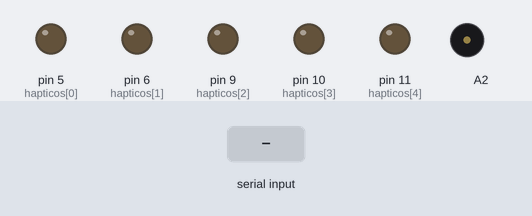
The sketch below on a simulated Arduino Uno, built with avr-gcc and run on an emulated ATmega328P. Shown: output pins drawn as LEDs (lit = HIGH), buzzer (waves = sounding). Dashed ring = blinking. Inputs (shaded band) come from the test bench. What the sketch prints to the serial monitor is not drawn.

Above: at 8.2 s.
8.3 s: "a\n" received over Serial
At 8.7 s:
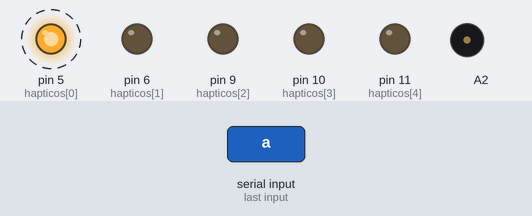
11.3 s: byte 113 ('q') received over Serial
At 11.7 s:
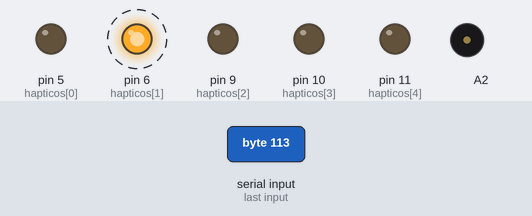
14.3 s: byte 119 ('w') received over Serial
At 14.7 s:
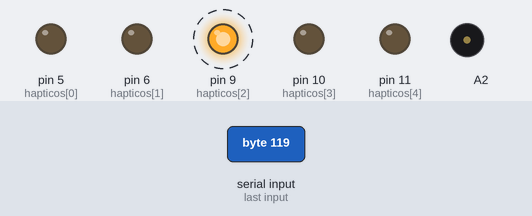
17.3 s: "q\n" received over Serial
At 19.5 s:
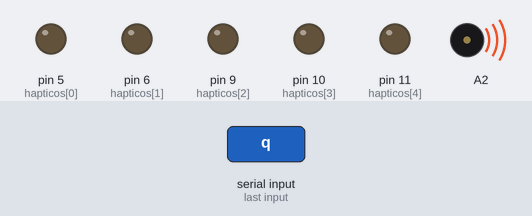
20.3 s: "w\n" received over Serial
At 23.9 s:
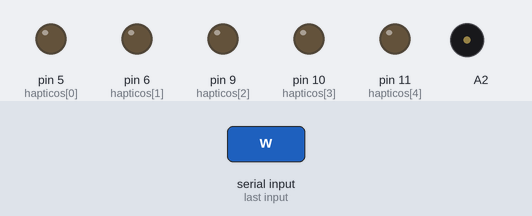
Timing chart, 0 to 24.3 s (numbered marks = the images above; inputs shaded):
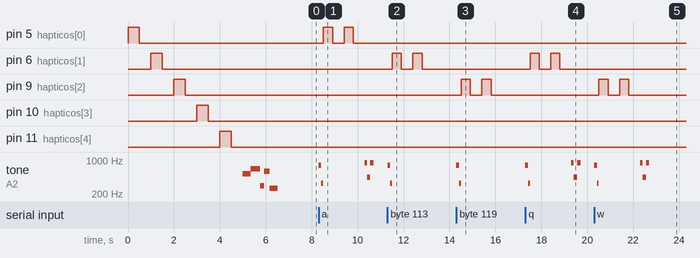

The sketch:

vibe_code.ino
```cpp
#include "pitches.h"

int inicio_notas[] = {
  NOTE_C5, NOTE_E5, NOTE_E5, NOTE_D4, NOTE_D5, NOTE_C4
};
int inicio_tiempos[] = {
  2, 4, 3, 4, 3, 2
};

int acceso_notas[] = {
  NOTE_G5, NOTE_E4
};
int acceso_tiempos[] = {
  4, 6
};


int llego_notas[] = {
  NOTE_A5, NOTE_A4, NOTE_A5
};
int llego_tiempos[] = {
  6, 4, 4
};

int hapticos[] = {5, 6, 9, 10, 11};

boolean sound = true;

void setup() {

  Serial.begin(9600);

  for (int i = 0; i < 5; i++) {
    pinMode(hapticos[i], OUTPUT);
  }

  for (int i = 0; i < 5; i++) {
    digitalWrite(hapticos[i], HIGH);
    Serial.print("Haptico No ");
    Serial.print(i);
    Serial.print("\n");
    delay(500);
    digitalWrite(hapticos[i], LOW);
    delay(500);
  }

  Serial.print("Estamos listos ;)");
  Serial.print("\n");
  playTono(inicio_notas, inicio_tiempos, 6, 0.7);
  delay(500);
}

void loop() {
  if ( Serial.available() > 0 ) {

    switch (Serial.read()) {
      case 'a':
        playTono(acceso_notas, acceso_tiempos, 2, 0.5);
        vibrar(0);
        break;
      case 'q':
        playTono(acceso_notas, acceso_tiempos, 2, 0.5);
        vibrar(1);
        break;
      case 'w':
        playTono(acceso_notas, acceso_tiempos, 2, 0.5);
        vibrar(2);
        break;
      case 'e':
        playTono(acceso_notas, acceso_tiempos, 2, 0.5);
        vibrar(3);
        break;
      case 'd':
        playTono(acceso_notas, acceso_tiempos, 2, 0.5);
        vibrar(4);
        break;
      case ' ':
        sound = !sound;
        playTono(acceso_notas, acceso_tiempos, 2, 0.5);
        break;
      default:
        playTono(llego_notas, llego_tiempos, 3, 0.6);
        break;
    }
  }
}

void playTono(int notas[], int tiempos[], int tam, float tempo) {
  if (sound == true) {
    for (int nota = 0; nota < tam; nota++) {
      int tiempo = 1000 / tiempos[nota];
      tone(A2, notas[nota], tiempo);
      int pauseBetweenNotes = tiempo * tempo;
      delay(pauseBetweenNotes);
      noTone(A2);
    }
  }

}

void vibrar(int cual) {
  digitalWrite(hapticos[cual], HIGH);
  delay(400);
  digitalWrite(hapticos[cual], LOW);
  delay(500);
  digitalWrite(hapticos[cual], HIGH);
  delay(400);
  digitalWrite(hapticos[cual], LOW);
  delay(500);
}
```

pitches.h
```cpp
/*************************************************
 * Public Constants
 *************************************************/

#define NOTE_B0  31
#define NOTE_C1  33
#define NOTE_CS1 35
#define NOTE_D1  37
#define NOTE_DS1 39
#define NOTE_E1  41
#define NOTE_F1  44
#define NOTE_FS1 46
#define NOTE_G1  49
#define NOTE_GS1 52
#define NOTE_A1  55
#define NOTE_AS1 58
#define NOTE_B1  62
#define NOTE_C2  65
#define NOTE_CS2 69
#define NOTE_D2  73
#define NOTE_DS2 78
#define NOTE_E2  82
#define NOTE_F2  87
#define NOTE_FS2 93
#define NOTE_G2  98
#define NOTE_GS2 104
#define NOTE_A2  110
#define NOTE_AS2 117
#define NOTE_B2  123
#define NOTE_C3  131
#define NOTE_CS3 139
#define NOTE_D3  147
#define NOTE_DS3 156
#define NOTE_E3  165
#define NOTE_F3  175
#define NOTE_FS3 185
#define NOTE_G3  196
#define NOTE_GS3 208
#define NOTE_A3  220
#define NOTE_AS3 233
#define NOTE_B3  247
#define NOTE_C4  262
#define NOTE_CS4 277
#define NOTE_D4  294
#define NOTE_DS4 311
#define NOTE_E4  330
#define NOTE_F4  349
#define NOTE_FS4 370
#define NOTE_G4  392
#define NOTE_GS4 415
#define NOTE_A4  440
#define NOTE_AS4 466
#define NOTE_B4  494
#define NOTE_C5  523
#define NOTE_CS5 554
#define NOTE_D5  587
#define NOTE_DS5 622
#define NOTE_E5  659
#define NOTE_F5  698
#define NOTE_FS5 740
#define NOTE_G5  784
#define NOTE_GS5 831
#define NOTE_A5  880
#define NOTE_AS5 932
#define NOTE_B5  988
#define NOTE_C6  1047
#define NOTE_CS6 1109
#define NOTE_D6  1175
#define NOTE_DS6 1245
#define NOTE_E6  1319
#define NOTE_F6  1397
#define NOTE_FS6 1480
#define NOTE_G6  1568
#define NOTE_GS6 1661
#define NOTE_A6  1760
#define NOTE_AS6 1865
#define NOTE_B6  1976
#define NOTE_C7  2093
#define NOTE_CS7 2217
#define NOTE_D7  2349
#define NOTE_DS7 2489
#define NOTE_E7  2637
#define NOTE_F7  2794
#define NOTE_FS7 2960
#define NOTE_G7  3136
#define NOTE_GS7 3322
#define NOTE_A7  3520
#define NOTE_AS7 3729
#define NOTE_B7  3951
#define NOTE_C8  4186
#define NOTE_CS8 4435
#define NOTE_D8  4699
#define NOTE_DS8 4978
```

Measured:
- after the input at 8.3 s, pin 5 (hapticos[0]): alternates HIGH for 0.40 s and LOW for 0.50 s, 4 changes in all, then stays LOW, starting after 0.21 s; tone on A2: plays 784 Hz for 0.13 s, 330 Hz for 0.08 s, 880 Hz for 0.10 s, 440 Hz for 0.15 s, 880 Hz for 0.15 s, starting at once
- after the input at 11.3 s, pin 6 (hapticos[1]): alternates HIGH for 0.40 s and LOW for 0.50 s, 4 changes in all, then stays LOW, starting after 0.21 s; tone on A2: silent → 784 Hz at once, → 330 Hz 0.13 s later, → silent 0.08 s later
- after the input at 14.3 s, pin 9 (hapticos[2]): alternates HIGH for 0.40 s and LOW for 0.50 s, 4 changes in all, then stays LOW, starting after 0.21 s; tone on A2: silent → 784 Hz at once, → 330 Hz 0.13 s later, → silent 0.08 s later
- after the input at 17.3 s, pin 6 (hapticos[1]): alternates HIGH for 0.40 s and LOW for 0.50 s, 4 changes in all, then stays LOW, starting after 0.21 s; tone on A2: plays 784 Hz for 0.13 s, 330 Hz for 0.08 s, 880 Hz for 0.10 s, 440 Hz for 0.15 s, 880 Hz for 0.15 s, starting at once
- after the input at 20.3 s, pin 9 (hapticos[2]): alternates HIGH for 0.40 s and LOW for 0.50 s, 4 changes in all, then stays LOW, starting after 0.21 s; tone on A2: plays 784 Hz for 0.13 s, 330 Hz for 0.08 s, 880 Hz for 0.10 s, 440 Hz for 0.15 s, 880 Hz for 0.15 s, starting at once
